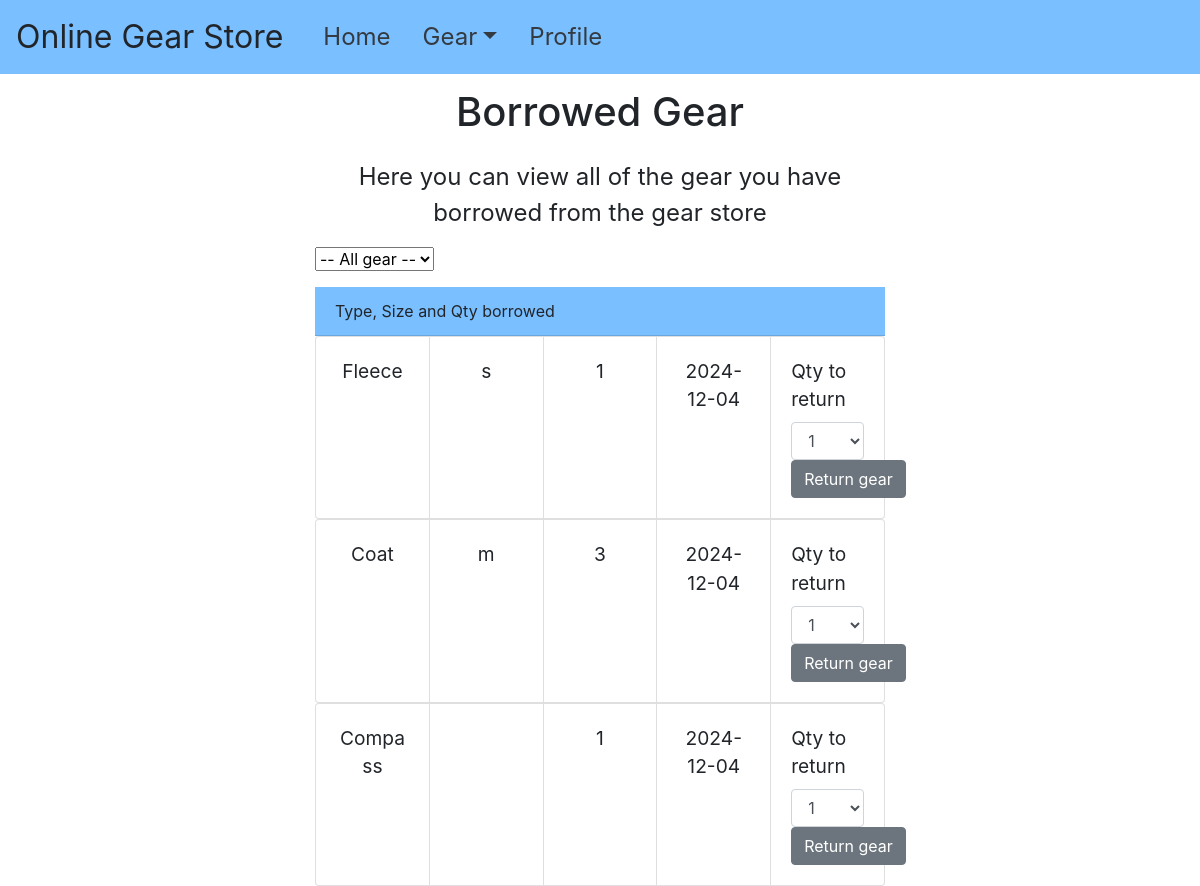
/borrowed/ (signed in), run on the app's committed database.
### app/models.py (models this page shows)
class Type(db.Model): # Type to Gear is a one to many relationship
    id = db.Column(db.Integer, primary_key=True)
    type = db.Column(db.String)
    gears = db.relationship('Gear',backref='type', lazy=True)

class Size(db.Model): # Size to Gear is a one to many relationship
    id = db.Column(db.Integer, primary_key=True)
    size = db.Column(db.String(50))
    gears = db.relationship('Gear',backref='size', lazy=True)

class Borrowed(db.Model): # This establishes the association table with the extra data columns needed
    __tablename__ = "borrowed_table"
    memberID = db.Column(db.Integer,db.ForeignKey("member_table.id"), primary_key=True)
    gearID = db.Column(db.Integer,db.ForeignKey("gear_table.id"), primary_key=True)
    qtyBorrowed = db.Column(db.Integer)
    dateBorrowed = db.Column(db.Date)
    gear = db.relationship("Gear", back_populates="members")
    member = db.relationship("Member", back_populates="gears")

### app/views.py (the view, shortened to what this page needs)
@app.route('/borrowed/', methods=['GET', 'POST'])
def borrowed():
    adminVal = session.get('adminVal',False)
    items = Borrowed.query.filter(Borrowed.memberID == session.get('userID')).all()
    forms = [] # Creating multiple forms for each item borrowed so can
    form = returnGear()
    for item in items:
        form = returnGear()
        form.returnOptions(item.qtyBorrowed)
        forms.append(form)
    gearIDs = []
    types=[]
    typeIDs = []
    for val in items:
        gearIDs.append(val.gearID) #Getting all of the gearIDs that are borrowed
    for g in gearIDs: #getting the type IDs from the borrowed gear
        typeIDs.append(Gear.query.filter(Gear.id==int(g)).with_entities(Gear.typeID).first())
    for id in typeIDs: #getting the type vals from their ids
        types.append(Gear.query.filter(Gear.typeID==id[0]).first())
    return render_template('borrowed.html',isAdmin=adminVal, vals=items, forms=forms, distinctTypes=types)

### app/forms.py
class returnGear(FlaskForm):
    qty = SelectField('Qty to return', validators=[DataRequired()])
    def returnOptions(self,vals):
        options = []
        for x in range(1,vals+1):
            options.append(x)
        self.qty.choices = options

### app/views.py (called while the page is built)
@login_manager.user_loader
def load_user(user_id):
    return Member.query.get(int(user_id))

### app/templates/borrowed.html (shortened to what this page needs)
{% extends "base.html" %}
{% block content %}
<body>
    <h1 class="title">Borrowed Gear</h1>
    <p class="topText">Here you can view all of the gear you have borrowed from the gear store</p>
    <select id="dropdown" onchange="loadData()">
      <option value="all">-- All gear --</option>
      </select>
    <div class="card-header">Type, Size and Qty borrowed</div>
    {%for i in range(vals|length)%}
          <div class="card-group" data-val="{{vals[i].gear.type.type}}">
          <div class="card">
            <div class="card-body text-center">
              <p class="card-text">{{vals[i].gear.type.type}}</p>
            </div>
          </div>
          <div class="card">
            <div class="card-body text-center">
              <p class="card-text">{{vals[i].gear.size.size}}</p>
            </div>
          </div>
          <div class="card">
            <div class="card-body text-center">
              <p class="card-text">{{vals[i].qtyBorrowed}}</p>
            </div>
          </div>
          <div class="card">
            <div class="card-body text-center">
              <p class="card-text">{{vals[i].dateBorrowed}}</p>
            </div>
          </div>
          <div class="card">
            <div class="card-body">
              <form action="" method="post" name="returnGear">
                {{forms[i].qty.label}}
                {{ forms[i].qty(class_='form-control') }}
                <input type="submit" class="btn btn-secondary" value="Return gear">
                </form>
            </div>
          </div>
        </div>
    {%endfor%}
{% endblock %}

### app/static/style.css (style rules this page uses)
h1.title { text-align: center; padding: 2.5%; }
.card { font-size: larger; }
p.topText { font-size: x-large; text-align: center; }
.card-header { background-color: #7abfff; }
.card-group { display: flex; justify-content: space-between; }
.card { width: 20%; }

### data on the page
Type: type "Fleece"
Size: size "s"
Borrowed: qtyBorrowed "1", dateBorrowed "2024-12-04"
Type: type "Coat"
Size: size "m"
Borrowed: qtyBorrowed "3", dateBorrowed "2024-12-04"
Type: type "Compass"
Borrowed: qtyBorrowed "1", dateBorrowed "2024-12-04"
